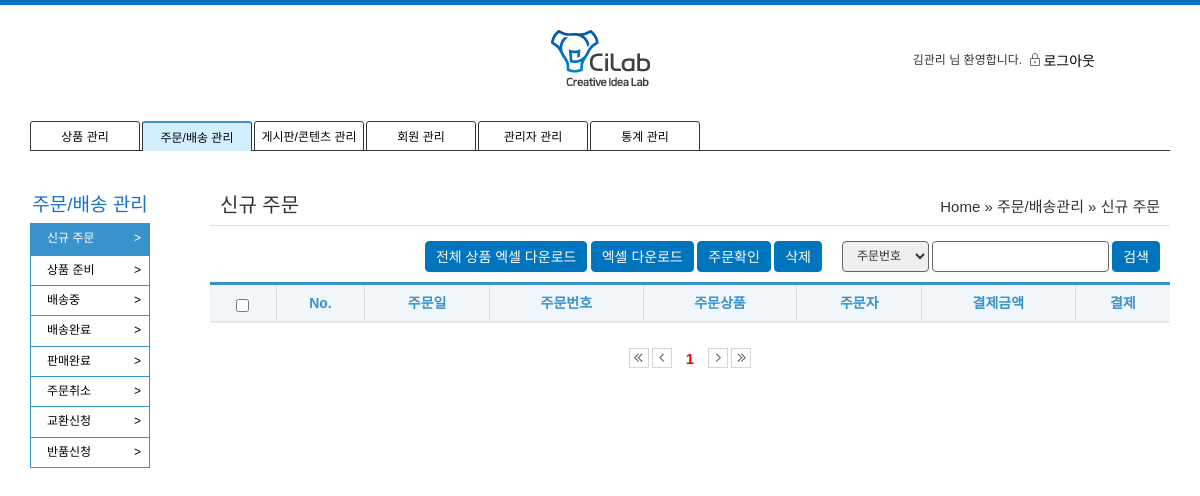
The page /admin/order/list.php?type=1 (signed in) on the database as committed earlier.
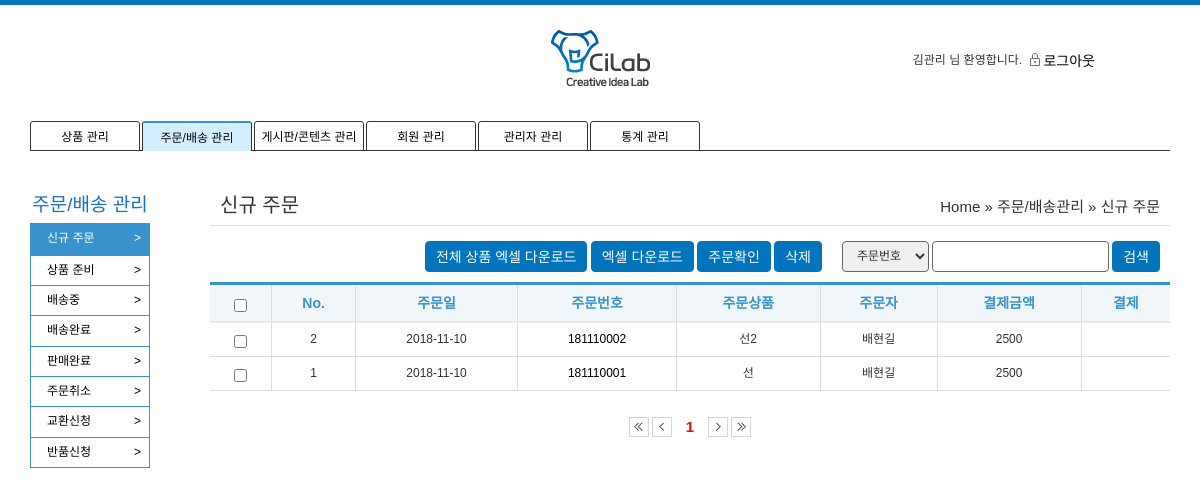
The same page on the database as committed later.
### tables this page shows
CREATE TABLE IF NOT EXISTS `tb_product` (
  `pk_no` int(11) NOT NULL,
  `fd_name` varchar(50) DEFAULT NULL,
  `fd_price` int(11) DEFAULT NULL,
  `fd_category` varchar(50) DEFAULT NULL,
  `fd_content` longtext DEFAULT NULL,
  `fd_stock` int(11) DEFAULT NULL,
  `fd_date` varchar(50) DEFAULT NULL,
  `fd_status` varchar(50) DEFAULT NULL,
  `fd_delivery` int(11) DEFAULT NULL,
  `fd_made` varchar(50) DEFAULT NULL,
  `fd_main_img` varchar(200) DEFAULT NULL,
  `fd_new_main_img` varchar(200) DEFAULT NULL,
  `fd_sub_img` varchar(200) DEFAULT NULL,
  `fd_new_sub_img` varchar(200) DEFAULT NULL,
  `fd_option` varchar(200) DEFAULT NULL,
  `fk_admin` varchar(50) DEFAULT NULL,
  PRIMARY KEY (`pk_no`)
);

CREATE TABLE IF NOT EXISTS `tb_order` (
  `pk_no` int(11) NOT NULL AUTO_INCREMENT,
  `fk_order_number` varchar(50) DEFAULT NULL,
  `fd_date` date DEFAULT NULL,
  `fd_product_no` int(11) DEFAULT NULL,
  `fd_order_id` varchar(50) DEFAULT NULL,
  `fd_order_hp` varchar(50) DEFAULT NULL,
  `fd_order_name` varchar(50) DEFAULT NULL,
  `fd_order_mail` varchar(50) DEFAULT NULL,
  `fd_del_name` varchar(50) DEFAULT NULL,
  `fd_del_zip` varchar(50) DEFAULT NULL,
  `fd_del_address1` varchar(50) DEFAULT NULL,
  `fd_del_address2` varchar(50) DEFAULT NULL,
  `fd_del_hp` varchar(50) DEFAULT NULL,
  `fd_del_comment` varchar(50) DEFAULT NULL,
  `fd_price` int(11) DEFAULT NULL,
  `fd_del_fee` int(11) DEFAULT 0,
  `fd_payment` varchar(50) DEFAULT NULL,
  `fd_paynum` varchar(50) DEFAULT NULL,
  `fd_invoice_number` varchar(50) DEFAULT NULL,
  `fd_status` varchar(50) DEFAULT '1',
  `fd_status_msg` varchar(200) DEFAULT NULL,
  PRIMARY KEY (`pk_no`)
);

### admin/order/list.php (the view, shortened to what the changed rows need)
<?php
	include '../admin_header.php';
	include_once("../../common.php");
	$page = $_GET['page'] ?? 1;
	$order_number = $_GET['order_number'] ?? '';
	$product_name = $_GET['product_name'] ?? '';
	$order_name = $_GET['order_name'] ?? '';
	$type = $_GET['type'] ?? 1;
	$date = $_GET['date'] ?? '';
	$total_count = order_get_count($order_number,$order_name,$product_name,$type);
	if($type==1){
		$list_text = '결제';
	}else if($type==2){
		$type_text = '상품 준비';
		$list_text = '송장입력';
	}
	$query_string = $_SERVER['QUERY_STRING'];
	$query_arr = explode('&', $query_string);
	$query_string ="";
	foreach ($query_arr as $query) {
		$query_sp = explode('=', $query);
		if($query_sp[0]!='page'){
			$query_string .= $query."&";
		}
	}
?>
<section class="container">
	<table class="list-table">
		<thead class="admin_list">
			<tr>
				<th class="thead_th">
					<input type="checkbox" id="chk_all">
				</th>
				<th scope="col" class="thead_th">No.</th>
				<th scope="col" class="thead_th">주문일</th>
				<th scope="col" class="thead_th">주문번호</th>
				<th scope="col" class="thead_th">주문상품</th>
				<th scope="col" class="thead_th">주문자</th>
				<th scope="col" class="thead_th">결제금액</th>
				<th scope="col" class="thead_th"><?=$list_text?></th>
			</tr>
		</thead>
		<tbody>
				<?php
					if ($type == 5){
						$result = while_get_order_list_date($page,$order_number,$order_name,$product_name,$type,$date);
					}else{
						$result = while_get_order_list($page,$order_number,$order_name,$product_name,$type);
					}
					while ($r = mysqli_fetch_array($result)) {
				?>
			<tr>
				<td class="tbody_td">
					<input type="checkbox" class="list_chk">
				</td>
				<td class="tbody_td"><?= $r['row']?></td>
				<td class="tbody_td"><?= $r['fd_date']?></td>
				<td class="tbody_td"><a href="detail.php?type=<?=$type?>&no=<?=$r['pk_no']?>"><?= $r['fk_order_number']?></a></td>
				<td class="tbody_td"><?=$r['fd_name']?></td>
				<td class="tbody_td"><?=$r['fd_order_name']?></td>
				<td class="tbody_td"><?=$r['fd_price']?></td>
				<?php
				if($type ==1){
					echo '<td class="tbody_td">'.$r["fd_payment"].'</td>';
				}else if($type ==2){
					echo '<td class="tbody_td"><input type="text" class="input_invoice"></td>';
				}else if($type ==3 || $type ==4 || $type == 5){
					echo '<td class="tbody_td">'.$r['fd_invoice_number'].'</td>';
				}else if($type>=6){
					echo '<td><a class="btn type05" id="show_msg">보기</a><input type="hidden" id="status_msg" value="'.$r['fd_status_msg'].'"></td>';
					echo '<td><a class="btn type05" id="conf_cancel">승인</a></td>';
					echo '<td><a class="btn type05" id="refuse_cancel">반려</a></td>';
				}
				?>
			</tr>
				<?php
				}
				?>
		</tbody>
	</table>
	<div class="page_nav">
		<a href="?<?=$query_string?>page=1">
			<img src="/images/icon/btn_first.png" alt="pre" id="first_img" class="page_nav_btn">
		</a>
		<a href="?<?=$query_string?>page=<?php if($page>1){ echo $page-1;}else{ echo '1';} ?>">
			<img src="/images/icon/btn_prev.png" alt="pre" id="prev_img" class="page_nav_btn" >
		</a>
		<?php
			$page_info = make_page($page,$total_count,$query_string,10);
		?>
		<a href="?<?=$query_string?>page=<?php if($page<$page_info[0]){ echo $page+1;}else{ echo $page_info[1];} ?>">
			<img src="/images/icon/btn_next.png" alt="pre" id="next_img" class="page_nav_btn">
		</a>
		<a href="?<?=$query_string?>page=<?=$page_info[0]?>">
			<img src="/images/icon/btn_last.png" alt="pre" id="last_img" class="page_nav_btn">
		</a>
	</div>
</section>
</body>
</html>

### common.php (shortened to what the changed rows need)
<?php
	include_once('config/db_config.php');
	$mysqli = new mysqli($host, $user, $pw, $dbName);
    function make_page($page,$total_count,$query_string,$count){
    	if($page%$count==1)
			$start_num = $page;
		else
			$start_num = (ceil($page/$count)-1)*$count+1;
		$total_count = $total_count[0];
		$page_size = $count+$start_num-1;
		$total_page = ceil($total_count/$count);
		if($page_size>$total_page){
			$for_end = $total_page;
		}else{
			$for_end = $page_size;
		};
		for($i=$start_num; $i<=$for_end;$i++){
			if ($page ==$i){
				echo "<a class = 'page_num on'>".$i."</a>";
			}else{
				echo "<a href='?".$query_string."page=".$i."' class = 'page_nav_btn page_num'>".$i."</a>";
			}
		}
		return [$total_page,$for_end];
    }
	function query_send($query){
		global $mysqli;
		return mysqli_query($mysqli, $query);
	}
	function while_get_order_list($start_num,$order_number,$order_name,$product_name,$status){
		$start_num = ($start_num-1)*10;
		if($product_name == null){
			$query = 'SELECT @ROWNUM := @ROWNUM + 1 AS row, p.fd_name, o.* FROM (SELECT @ROWNUM := 0) R, tb_order o join tb_product p on o.fd_product_no= p.pk_no where o.fk_order_number like "%'.$order_number.'%" and o.fd_order_name like "%'.$order_name.'%" and o.fd_status like "%'.$status.'%" order by row desc limit '.$start_num.', 10 ';
		}else{
			$query = 'SELECT @ROWNUM := @ROWNUM + 1 AS row, p.fd_name, o.* FROM (SELECT @ROWNUM := 0) R, tb_order o join tb_product p on o.fd_product_no= p.pk_no where p.fd_name like "%'.$product_name.'%" order by row desc limit '.$start_num.', 10';
		}
		$result = query_send($query);
		return $result;
	}
	function order_get_count($order_number,$order_name,$product_name,$status){
		if($product_name == null){
			$query = 'select count(*) from tb_order where fk_order_number like "%'.$order_number.'%" and fd_order_name like "%'.$order_name.'%" and fd_status like "%'.$status.'%"';
		}else{
			$query = 'select count(o.pk_no) from tb_order o join tb_product p on o.fd_product_no = p.pk_no where p.fd_name like "%'.$product_name.'%" and o.fd_status="'.$status.'"' ;
		}
		$result = query_send($query);
		$count = mysqli_fetch_array($result);
		return $count;
	}
?>

Rows that differ between the two databases and show on the page:
now on this page (row edited): tb_product: row "2", tb_order.fd_date "2018-11-10", tb_order.fk_order_number "181110002", fd_name "선2", tb_order.fd_order_name "배현길", tb_order.fd_price "2500"
added tb_order: row "1", fd_date "2018-11-10", fk_order_number "181110001", tb_product.fd_name "선", fd_order_name "배현길", fd_price "2500"
